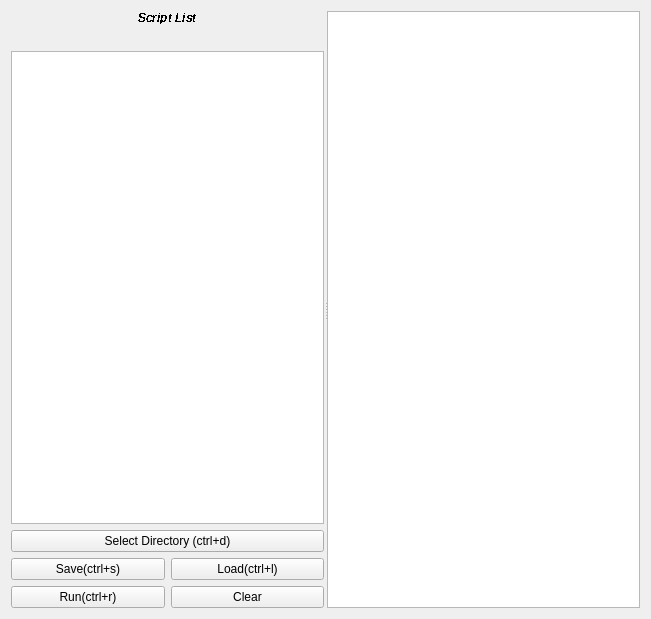
<?xml version="1.0" encoding="UTF-8"?>
<ui version="4.0">
 <class>Form</class>
 <widget class="QWidget" name="Form">
  <property name="geometry">
   <rect>
    <x>0</x>
    <y>0</y>
    <width>651</width>
    <height>619</height>
   </rect>
  </property>
  <property name="windowTitle">
   <string>Form</string>
  </property>
  <layout class="QVBoxLayout" name="verticalLayout_2">
   <item>
    <widget class="QSplitter" name="splitter">
     <property name="orientation">
      <enum>Qt::Horizontal</enum>
     </property>
     <property name="handleWidth">
      <number>3</number>
     </property>
     <widget class="QWidget" name="layoutWidget">
      <layout class="QVBoxLayout" name="verticalLayout">
       <property name="sizeConstraint">
        <enum>QLayout::SetDefaultConstraint</enum>
       </property>
       <item>
        <widget class="QLabel" name="label">
         <property name="font">
          <font>
           <family>Arial</family>
           <pointsize>9</pointsize>
           <weight>75</weight>
           <italic>true</italic>
           <bold>true</bold>
           <underline>false</underline>
           <stylestrategy>NoAntialias</stylestrategy>
           <kerning>true</kerning>
          </font>
         </property>
         <property name="layoutDirection">
          <enum>Qt::LeftToRight</enum>
         </property>
         <property name="styleSheet">
          <string notr="true"/>
         </property>
         <property name="text">
          <string>Script List</string>
         </property>
         <property name="alignment">
          <set>Qt::AlignCenter</set>
         </property>
         <property name="wordWrap">
          <bool>false</bool>
         </property>
        </widget>
       </item>
       <item>
        <widget class="QLabel" name="label_2">
         <property name="text">
          <string/>
         </property>
        </widget>
       </item>
       <item>
        <widget class="QListWidget" name="listWidget">
         <property name="sizePolicy">
          <sizepolicy hsizetype="Preferred" vsizetype="Expanding">
           <horstretch>0</horstretch>
           <verstretch>0</verstretch>
          </sizepolicy>
         </property>
         <property name="minimumSize">
          <size>
           <width>0</width>
           <height>0</height>
          </size>
         </property>
        </widget>
       </item>
       <item>
        <widget class="QPushButton" name="pushButton_5">
         <property name="sizePolicy">
          <sizepolicy hsizetype="Preferred" vsizetype="Fixed">
           <horstretch>0</horstretch>
           <verstretch>0</verstretch>
          </sizepolicy>
         </property>
         <property name="text">
          <string>Select Directory (ctrl+d)</string>
         </property>
         <property name="shortcut">
          <string>Ctrl+D</string>
         </property>
         <property name="flat">
          <bool>false</bool>
         </property>
        </widget>
       </item>
       <item>
        <layout class="QGridLayout" name="gridLayout">
         <item row="2" column="1">
          <widget class="QPushButton" name="pushButton">
           <property name="sizePolicy">
            <sizepolicy hsizetype="Preferred" vsizetype="Fixed">
             <horstretch>0</horstretch>
             <verstretch>0</verstretch>
            </sizepolicy>
           </property>
           <property name="text">
            <string>Clear</string>
           </property>
           <property name="checkable">
            <bool>false</bool>
           </property>
          </widget>
         </item>
         <item row="2" column="0">
          <widget class="QPushButton" name="pushButton_4">
           <property name="sizePolicy">
            <sizepolicy hsizetype="Preferred" vsizetype="Fixed">
             <horstretch>0</horstretch>
             <verstretch>0</verstretch>
            </sizepolicy>
           </property>
           <property name="text">
            <string>Run(ctrl+r)</string>
           </property>
           <property name="shortcut">
            <string>Ctrl+R</string>
           </property>
          </widget>
         </item>
         <item row="1" column="0">
          <widget class="QPushButton" name="pushButton_2">
           <property name="sizePolicy">
            <sizepolicy hsizetype="Preferred" vsizetype="Fixed">
             <horstretch>0</horstretch>
             <verstretch>0</verstretch>
            </sizepolicy>
           </property>
           <property name="text">
            <string>Save(ctrl+s)</string>
           </property>
           <property name="shortcut">
            <string>Ctrl+S</string>
           </property>
          </widget>
         </item>
         <item row="1" column="1">
          <widget class="QPushButton" name="pushButton_3">
           <property name="sizePolicy">
            <sizepolicy hsizetype="Preferred" vsizetype="Fixed">
             <horstretch>0</horstretch>
             <verstretch>0</verstretch>
            </sizepolicy>
           </property>
           <property name="text">
            <string>Load(ctrl+l)</string>
           </property>
           <property name="shortcut">
            <string>Ctrl+L</string>
           </property>
          </widget>
         </item>
        </layout>
       </item>
      </layout>
     </widget>
     <widget class="CodeEditor" name="plainTextEdit">
      <property name="sizePolicy">
       <sizepolicy hsizetype="MinimumExpanding" vsizetype="Expanding">
        <horstretch>0</horstretch>
        <verstretch>0</verstretch>
       </sizepolicy>
      </property>
      <property name="font">
       <font>
        <family>Consolas</family>
        <pointsize>10</pointsize>
       </font>
      </property>
     </widget>
    </widget>
   </item>
  </layout>
 </widget>
 <customwidgets>
  <customwidget>
   <class>CodeEditor</class>
   <extends>QPlainTextEdit</extends>
   <header>gui/codeeditor.h</header>
  </customwidget>
 </customwidgets>
 <resources/>
 <connections>
  <connection>
   <sender>pushButton</sender>
   <signal>clicked()</signal>
   <receiver>plainTextEdit</receiver>
   <slot>clear()</slot>
   <hints>
    <hint type="sourcelabel">
     <x>169</x>
     <y>584</y>
    </hint>
    <hint type="destinationlabel">
     <x>436</x>
     <y>463</y>
    </hint>
   </hints>
  </connection>
 </connections>
</ui>
